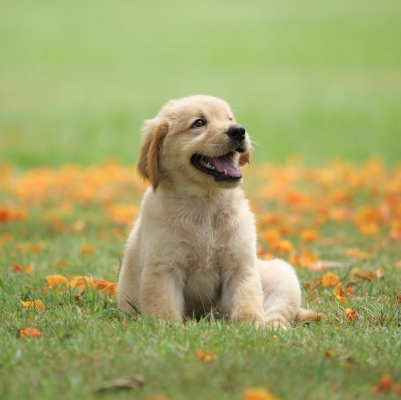
#> input picture CV/dog.jpg, 401 x 400 px
$ jupyter execute '08 Interest Points.ipynb'
#> lines starting #> are read from the running program, lines starting #| are printed output that depends on the picture
[cell 1]
import matplotlib.pyplot as plt
import cv2
from PIL import Image
import numpy as np

[cell 2]
img = cv2.imread('dog.jpg')
#> img is the input picture: shape (400, 401, 3); mean B, G, R 102.9, 164.7, 162.3
img = cv2.cvtColor(img,cv2.COLOR_BGR2RGB)

[cell 3]
plt.imshow(img)

### Extract interest points

[cell 4]
# Convert the image to gray scale
gray = cv2.cvtColor(img,cv2.COLOR_BGR2GRAY)
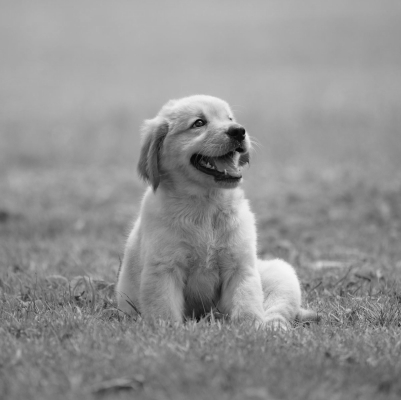
#> gray: shape (400, 401); min 7, max 246, mean 145.9

# Create the object of SIFT algorithm
sift = cv2.SIFT_create()

# Detect and compute the keypoints
kp, _ = sift.detectAndCompute(gray,None)
#> kp = 416 keypoints; strongest (x, y, size): (236, 135, 11), (201, 122, 8.7), (243, 131, 3.3), (238, 155, 4.2)

# Draw keypoints on theimage and higlight
new_img = cv2.drawKeypoints(gray,kp,img,flags=cv2.DRAW_MATCHES_FLAGS_DRAW_RICH_KEYPOINTS)
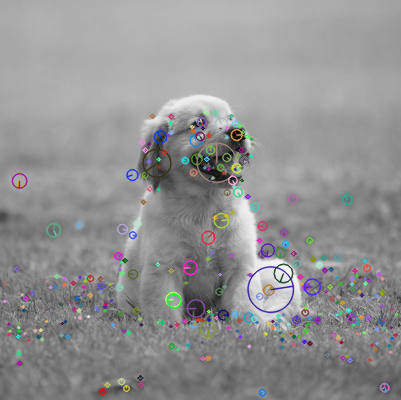
#> new_img: shape (400, 401, 3); mean R, G, B 145.8, 145.7, 146.2

[cell 5]
len(kp)
#> Out = 416

[cell 6]
plt.imshow(new_img)

[cell 7]
img = cv2.imread('circle.png')
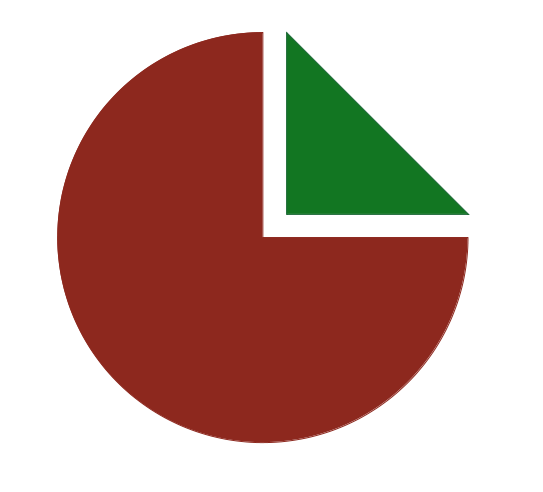
#> input picture CV/circle.png, 543 x 492 px
#> img is the input picture: shape (492, 543, 3); mean B, G, R 157.1, 166.1, 197.5

# Convert the image to gray scale
gray = cv2.cvtColor(img,cv2.COLOR_BGR2GRAY)
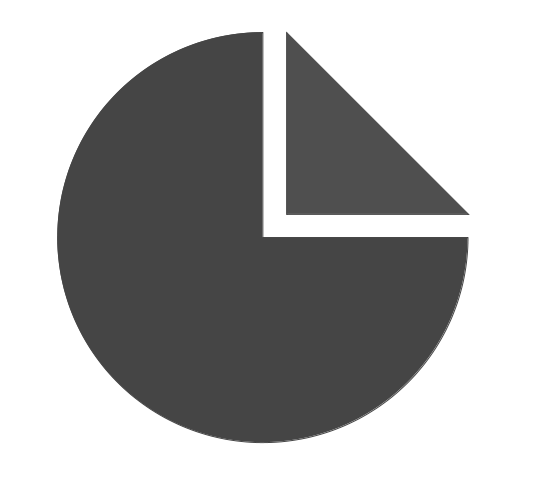
#> gray: shape (492, 543); min 69, max 255, mean 174.5

# Create the object of SIFT algorithm
sift = cv2.SIFT_create()

# Detect and compute the keypoints
kp, _ = sift.detectAndCompute(gray,None)
#> kp = 27 keypoints; strongest (x, y, size): (278, 221, 24.2), (223, 244, 205.5), (288, 35, 3.2), (288, 37, 4.4)

# Draw keypoints on theimage and higlight
new_img = cv2.drawKeypoints(gray,kp,img,flags=cv2.DRAW_MATCHES_FLAGS_DRAW_RICH_KEYPOINTS)
#> new_img: shape (492, 543, 3)

plt.imshow(new_img)

[cell 8]
img = cv2.imread('she.jpg')
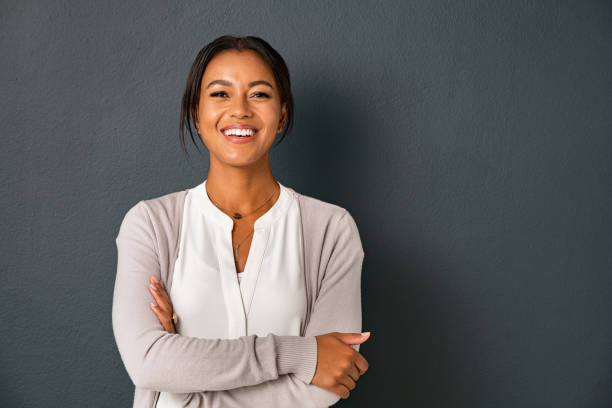
#> input picture CV/she.jpg, 612 x 408 px
#> img is the input picture: shape (408, 612, 3); mean B, G, R 94.2, 95.7, 96.8

# Convert the image to gray scale
gray = cv2.cvtColor(img,cv2.COLOR_BGR2GRAY)
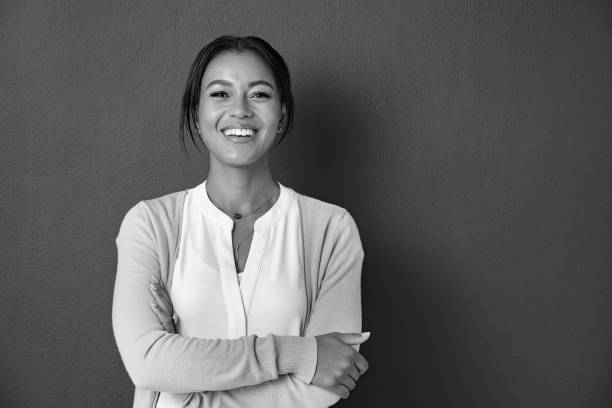
#> gray: shape (408, 612); min 0, max 255, mean 95.8

# Create the object of SIFT algorithm
sift = cv2.SIFT_create()

# Detect and compute the keypoints
kp, _ = sift.detectAndCompute(gray,None)
#> kp = 339 keypoints; strongest (x, y, size): (367, 334, 4.1), (214, 94, 4), (174, 326, 10.9), (222, 94, 5.1)

# Draw keypoints on theimage and higlight
new_img = cv2.drawKeypoints(gray,kp,img,flags=cv2.DRAW_MATCHES_FLAGS_DRAW_RICH_KEYPOINTS)
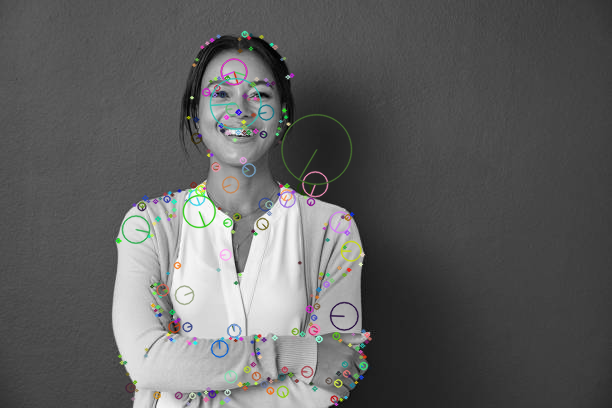
#> new_img: shape (408, 612, 3); mean B, G, R 95.1, 95.5, 95.3

plt.imshow(new_img)
